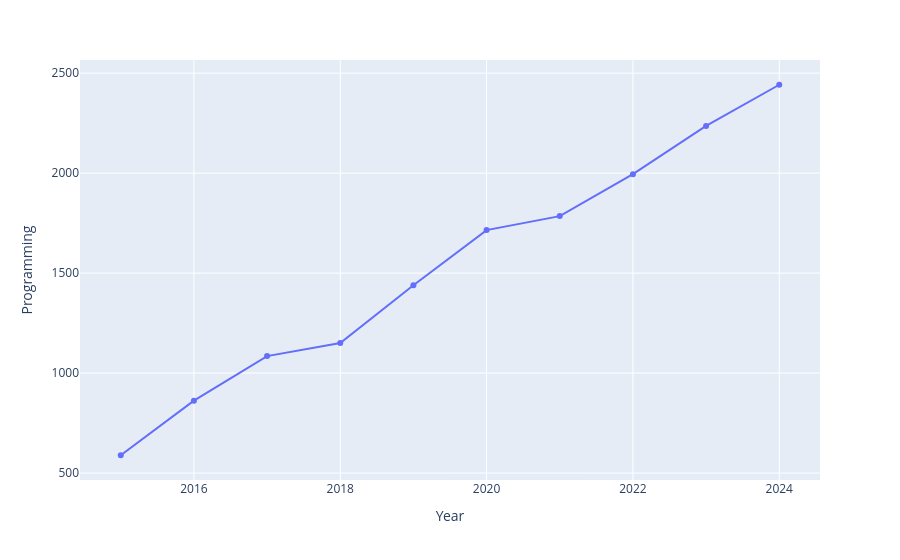

The code cell stored with this chart in its notebook:
### Markdown cell above
## Line Plot using Plotly using `px.line()` (Bonus)

### Code cell
enrollment = pd.read_csv('enrollment_data.csv')

fig = px.line(enrollment, x = 'Year', y = 'Programming', markers = True)

fig.show()

### Figure 1 — Plotly figure (JSON) as saved in the notebook; plotly's stock layout.template omitted (floating-point values rounded to 4 significant figures)
{"data": [{"hovertemplate": "Year=%{x}<br>Programming=%{y}<extra></extra>", "legendgroup": "", "line": {"color": "#636efa", "dash": "solid"}, "marker": {"symbol": "circle"}, "mode": "lines+markers", "name": "", "orientation": "v", "showlegend": false, "type": "scatter", "x": [2015, 2016, 2017, 2018, 2019, 2020, 2021, 2022, 2023, 2024], "xaxis": "x", "y": [589, 862, 1085, 1150, 1439, 1715, 1785, 1995, 2236, 2442], "yaxis": "y"}], "layout": {"legend": {"tracegroupgap": 0}, "margin": {"t": 60}, "xaxis": {"anchor": "y", "domain": [0, 1], "title": {"text": "Year"}}, "yaxis": {"anchor": "x", "domain": [0, 1], "title": {"text": "Programming"}}}}
